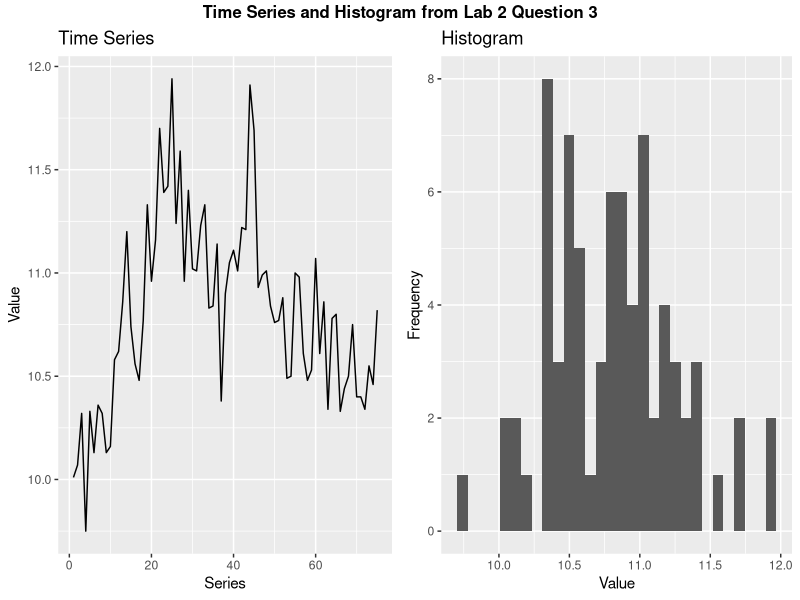
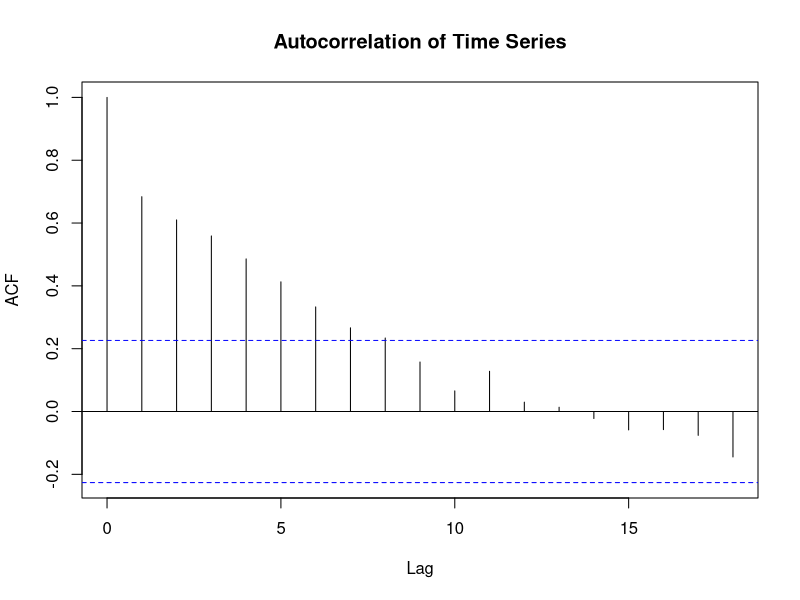
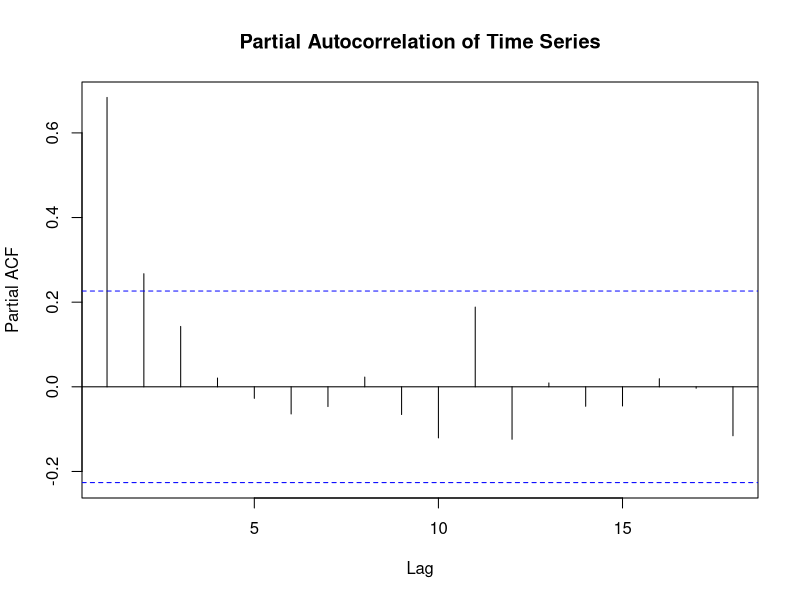
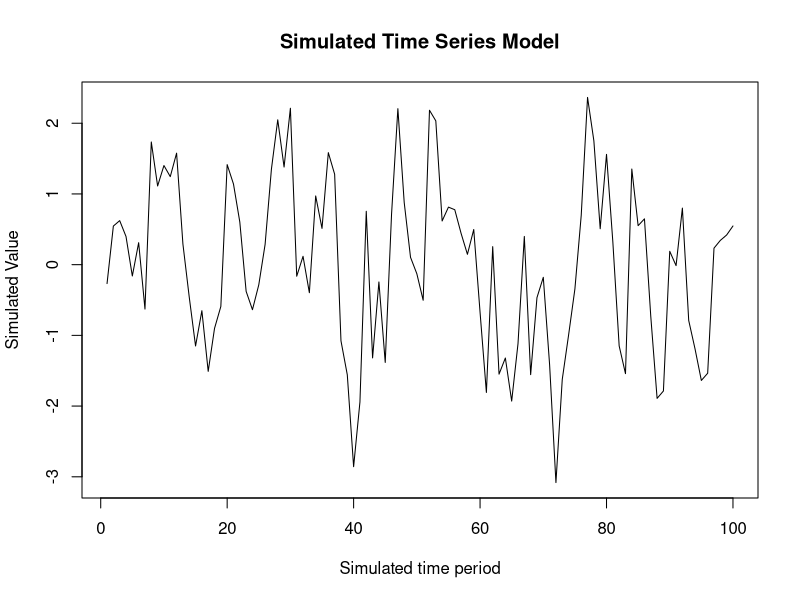
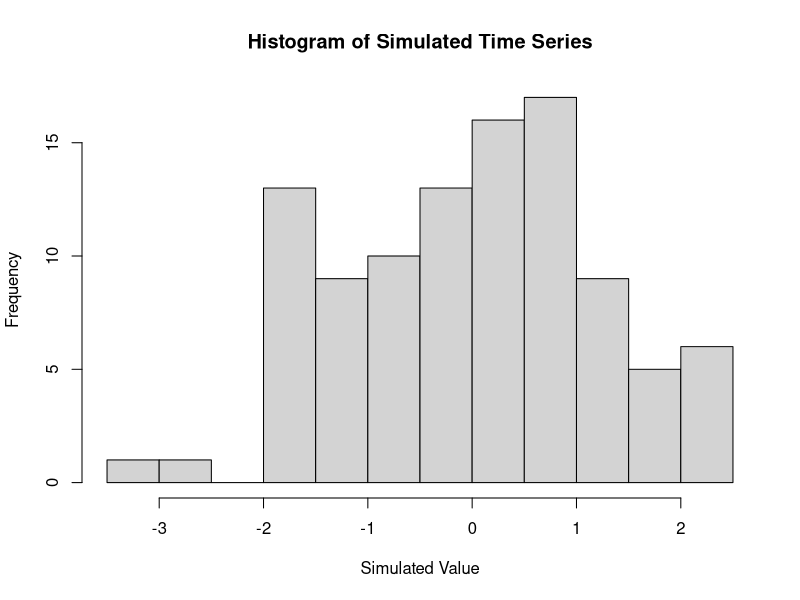
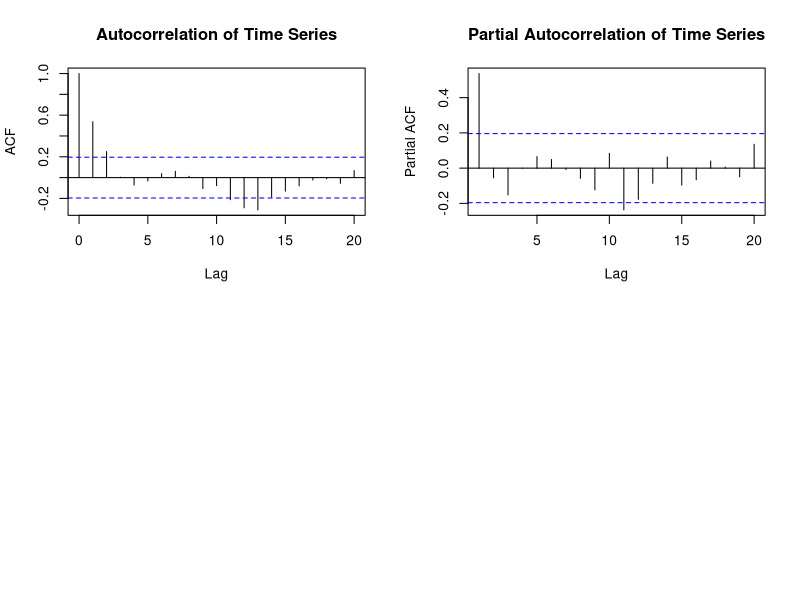
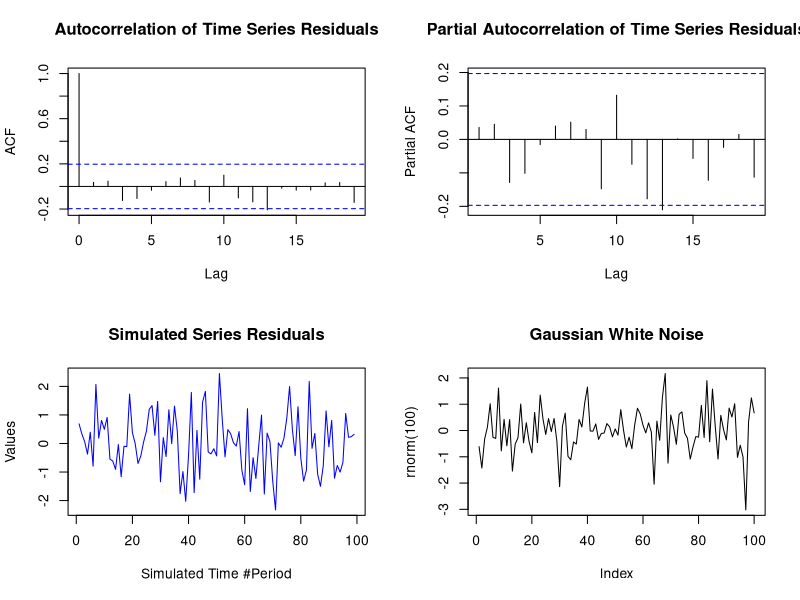
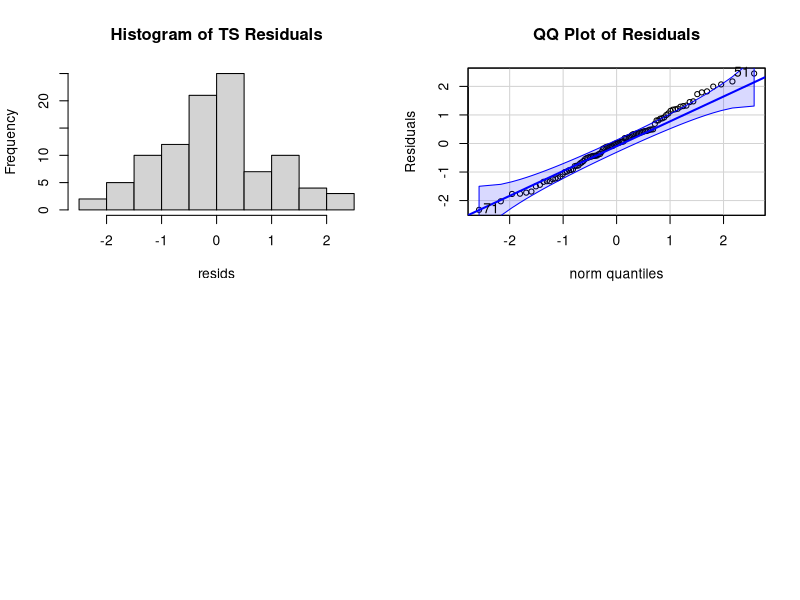

Here is the R script that generated these plots, in order:
## ---- chunk 1
polyroot(c(1,-.95))
## ---- chunk 2
polyroot(c(1,-0.8,-0.3))
## ---- chunk 3
polyroot(c(1,0.5,-0.5))
## ---- chunk 4
polyroot(c(1,-1,-0.4))
## ---- chunk 5
polyroot(c(1.0,0.5,0.25))
## ---- chunk 6
#Read Series Data

series <- read.table("series.csv", quote="\"", comment.char="")
#series <- read.table("//vivica/Documents/MIDS/W271/w271_F15_week10_lab2/series.csv", quote="\"", comment.char="")

#Reference libraries
library(ggplot2)
library(gridExtra)
library(grid)
library(car)
## ---- chunk 7
summ = summary(series)
sd = sd(series$V1)
head(series)
## ---- chunk 8

#Sequence data from first observation to last observation
ind = seq(from = 1, to = 75)
df = data.frame(ind,series)

#Create time series graph
ts = ggplot(df, aes(x=ind, y=V1)) + geom_line() + ggtitle("Time Series")+ scale_x_continuous("Series") + scale_y_continuous("Value") 

#Create histogram of time series (ignoring time)
hist = ggplot(df, aes(df$V1)) + geom_histogram()+ ggtitle("Histogram")+ scale_x_continuous("Value")+ scale_y_continuous("Frequency")

#Arrange graphs next to each other and provide overarching title
grid.arrange(ts, hist, ncol=2,nrow=1, top = textGrob("Time Series and Histogram from Lab 2 Question 3",gp=gpar(fontsize=12,font=2)))
## ---- chunk 9

#Plot the ACF of the time series
acf(series, main="")
title("Autocorrelation of Time Series")

#Plot the PACF of the time series
pacf(series, main="")
title("Partial Autocorrelation of Time Series")

## ---- chunk 10
arfit1 <- ar(df$V1, method = "mle")
arfit1
## ---- chunk 11
arfit2 <- ar(df$V1, method = "ols")
arfit2
## ---- chunk 12
arfit3 <- ar(df$V1, method = "yw")
arfit3
## ---- chunk 13
#Confidence Interval first parameter
arfit1$ar[1] + c(-2, 2) * sqrt(arfit1$asy.var.coef)[1,1]
arfit2$ar[1] + c(-2, 2) * arfit2$asy.se.coef$ar[1]
arfit3$ar[1] + c(-2, 2) * sqrt(arfit3$asy.var.coef)[1,1]

#Confidence interval second parameter
arfit1$ar[2] + c(-2,2) * sqrt(arfit1$asy.var.coef)[2,2]
arfit2$ar[2] + c(-2, 2) * arfit2$asy.se.coef$ar[2]
arfit3$ar[2] + c(-2, 2) * sqrt(arfit3$asy.var.coef)[2,2]

#Confidence interval third parameter
0
arfit2$ar[3] + c(-2, 2) * arfit2$asy.se.coef$ar[3]
0

#Confidence interval Fourth parameter
0
arfit2$ar[4] + c(-2, 2) * arfit2$asy.se.coef$ar[4]
0
## ---- chunk 14
set.seed(100)
x <- arima.sim(n = 100, list(ar = c(5/6, -1/6), ma=0))
plot.ts(x, xlab = "Simulated time period", ylab = "Simulated Value", main = "Simulated Time Series Model")
hist(x, xlab = "Simulated Value", main = "Histogram of Simulated Time Series")
## ---- chunk 15
par(mfrow = c(2,2))
#Autocorrelation Function
acf(x, main="")
title("Autocorrelation of Time Series")

#Partial Autocorrelation Function
pacf(x, main="")
title("Partial Autocorrelation of Time Series")
## ---- chunk 16
arfit <- ar(x, method = "mle")
## ---- chunk 17
CI <- arfit$ar + c(-2, 2) * sqrt(arfit$asy.var.coef)
## ---- chunk 18
polyroot(c(1, -arfit$ar))
## ---- chunk 19
resids <- arfit$resid[2:100] #subsetting to remove NA
par(mfrow = c(2,2))
#Autocorrelation Function of Residuals
acf(resids, main="Autocorrelation of Time Series Residuals")

#Partial Autocorrelation Function of Residuals
pacf(resids, main = "Partial Autocorrelation of Time Series Residuals")

#Time Series of Residuals
plot.ts(resids, main="Simulated Series Residuals",col="blue", ylab="Values", xlab="Simulated Time #Period")

#White noise for comparison
plot(rnorm(100), type="l", main="Gaussian White Noise")
## ---- chunk 20
#Histogram of Residuals
hist(resids, main = "Histogram of TS Residuals")

#QQ Plot of residuals
qqPlot(resids, main="QQ Plot of Residuals", ylab="Residuals")
